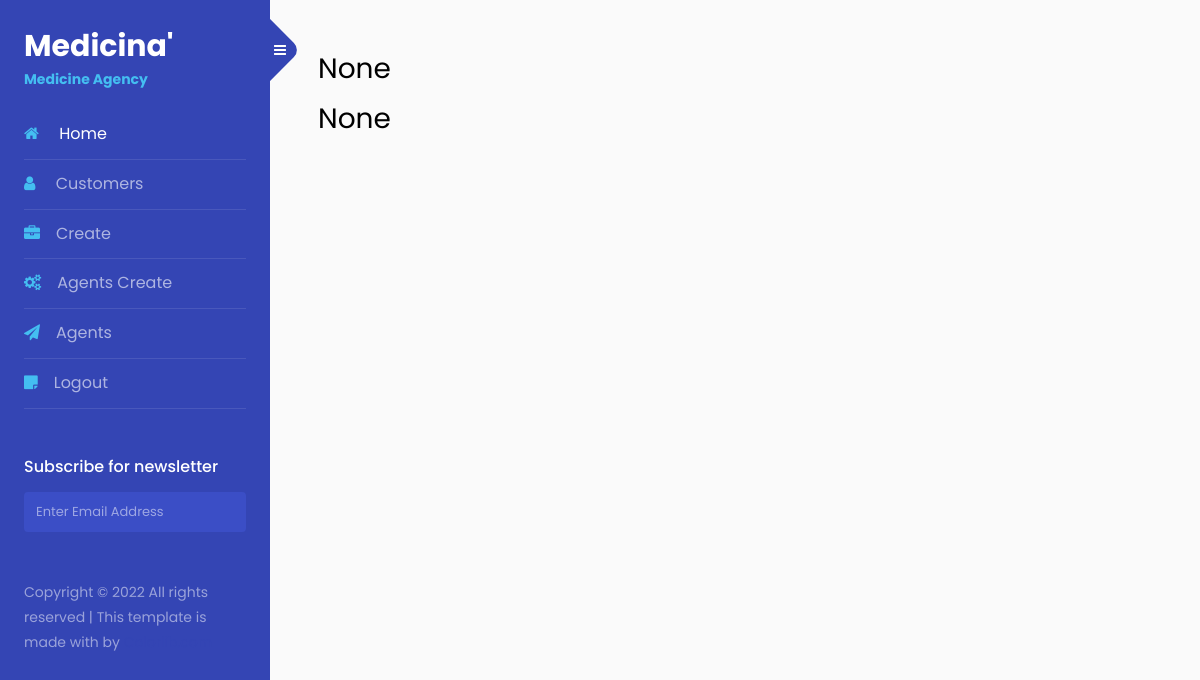
Page /category-lists/ (signed in) on the earlier database version.
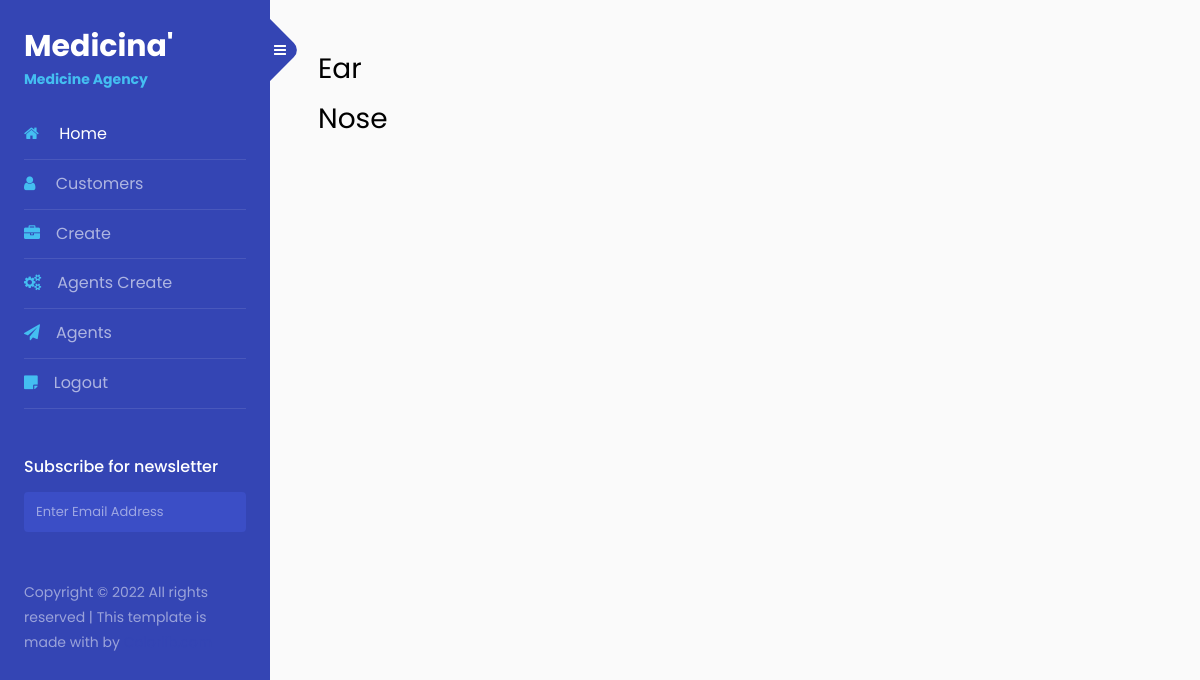
Same page on the later database version.
### records_feed/models.py (models this page shows, shortened)
class Setter(models.Model):
    class Meta:
        verbose_name = "Setter"
        verbose_name_plural = "Feedback users"
    name = models.CharField(max_length=100)
    last_name = models.CharField(max_length=100)
    email = models.EmailField()
    message = models.CharField(max_length=500)
    contact_number = models.CharField(max_length=30)
    organiser = models.ForeignKey(UserProfile, on_delete=models.CASCADE)
    agent = models.ForeignKey(
        "Agent", null=True, blank=True, on_delete=models.SET_NULL)
    category = models.ForeignKey(
        'Category', blank=True, null=True, on_delete=models.SET_NULL)

class Category(models.Model):
    class Meta:
        verbose_name = 'Category'
        verbose_name_plural = 'My Category Lists'
    category_name = models.CharField(max_length=30)
    def __str__(self):
        return str(self.category_name)

### records_feed/views.py (the view)
# urls.py: path('category-lists/', AssignCategoryView.as_view(), name='category'),
class AssignCategoryView(LoginRequiredMixin, ListView):
    template_name = 'category.html'
    queryset = Setter.objects.all()
    context_object_name = 'customers'

### front_med/category.html (shortened to what this page needs)
{% extends 'base.html' %}
{% block content %}
  {% for x in customers %}
    <h3>{{ x.category }}</h3>
  {% endfor %}
{% endblock content %}

### front_med/base.html (shortened to what this page needs)
{% load static %}
<!DOCTYPE html>
<html lang="en">
  <head>
    <link
      rel="stylesheet"
      href="https://stackpath.bootstrapcdn.com/font-awesome/4.7.0/css/font-awesome.min.css"
    />
    <link rel="stylesheet" href="{% static 'css/main.css' %}" />
  </head>
  <body>
    <div class="wrapper d-flex align-items-stretch">
      <nav id="sidebar">
        <div class="custom-menu">
          <button type="button" id="sidebarCollapse" class="btn btn-primary">
            <i class="fa fa-bars"></i>
          </button>
        </div>
        <div class="p-4">
          <h1>
            <a href="#" class="logo"
              >Medicina'<span>Medicine Agency</span></a
            >
          </h1>
          <ul class="list-unstyled components mb-5">
            <li class="active">
              <a href="/"><span class="fa fa-home mr-3"></span> Home</a>
            </li>
            {% if request.user.is_organiser %}
            <li>
              <a href="{% url 'feedback:customers' %}"><span class="fa fa-user mr-3"></span> Customers</a>
            </li>
            <li>
              <a href="{% url 'feedback:create' %}"><span class="fa fa-briefcase mr-3"></span>Create</a>
            </li>
            <li>
              <a href="{% url 'agents:agent-create' %}"><span class="fa fa-cogs mr-3"></span>Agents Create</a>
            </li>
            <li>
              <a href="{% url 'agents:agent-lists' %}"
                ><span class="fa fa-paper-plane mr-3"></span>Agents</a
              >
            </li>
            {% endif %}
            {% if request.user.is_authenticated %}
            <li>
              <a href="{% url 'logout' %}"><span class="fa fa-sticky-note mr-3"></span>Logout</a>
            </li>
            {% else %}
            <li>
              <a href="{% url 'login' %}"><span class="fa fa-sticky-note mr-3"></span>Login</a>
            </li>
            {% endif %}
          </ul>
          <div class="mb-5">
            <h3 class="h6 mb-3">Subscribe for newsletter</h3>
            <form action="#" class="subscribe-form">
              <div class="form-group d-flex">
                <input
                  type="text"
                  class="form-control"
                  placeholder="Enter Email Address"
                />
              </div>
            </form>
          </div>
          <div class="footer">
            <p>
              Copyright &copy;
              All rights reserved | This template is made with
               by
              <a href="https://colorlib.com" target="_blank">Colorlib.com</a>
            </p>
          </div>
        </div>
      </nav>
      <div id="content" class="p-4 p-md-5 pt-5">
        {% block content %}
        {% endblock content %}
      </div>
    </div>
  </body>
</html>

Differences in the rows shown:
changed Setter: category "None" → "Ear"
changed Setter: category "None" → "Nose"
